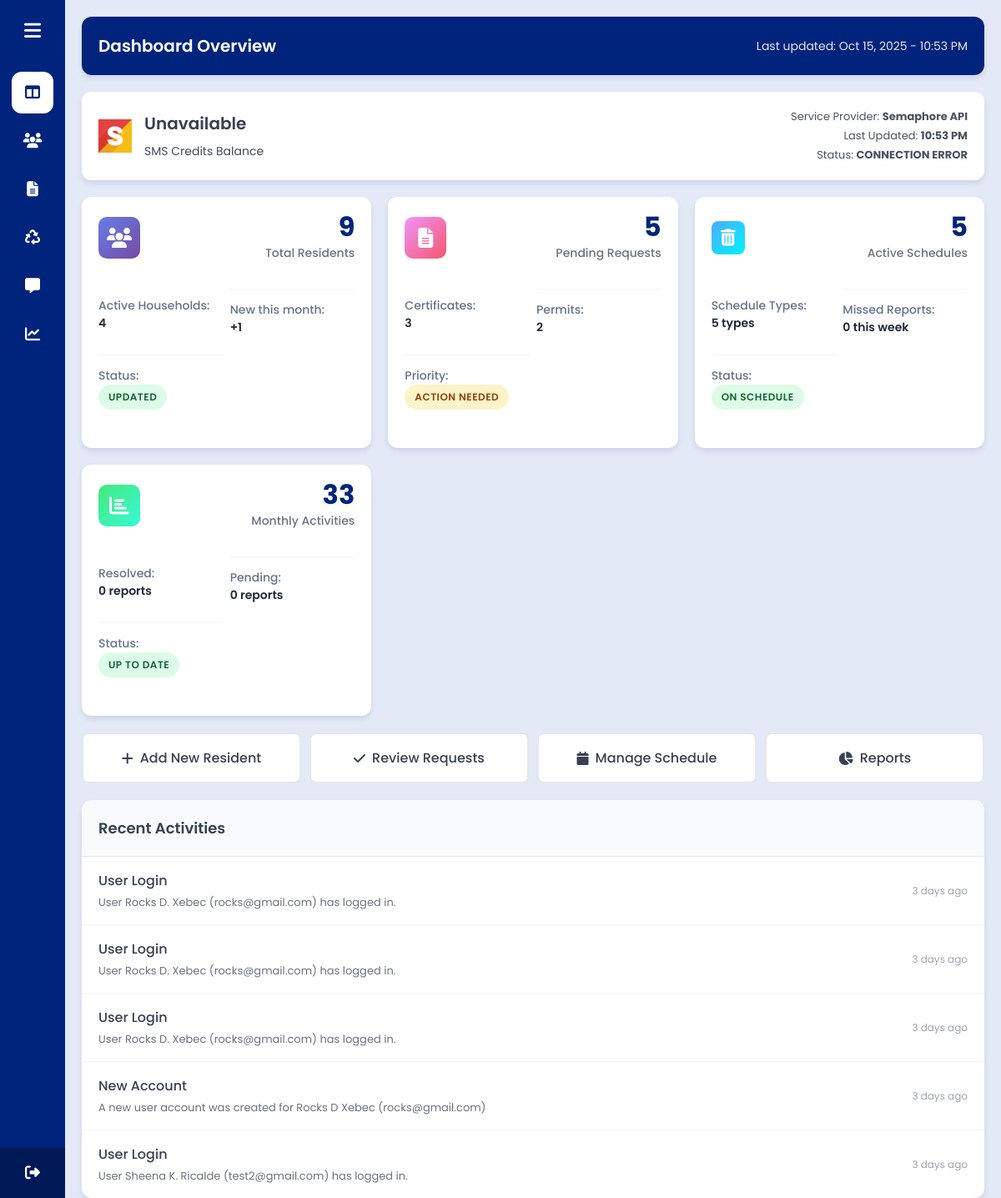
The page /admin/index.php (signed in) on the database its author committed.
### tables this page shows
CREATE TABLE `activity_logs` (
  `id` int(11) NOT NULL,
  `activity` varchar(255) NOT NULL,
  `description` varchar(255) NOT NULL,
  `created_at` datetime NOT NULL DEFAULT current_timestamp()
);

### admin/index.php (the view, shortened to what this page needs)
<?php
require_once("../conn/conn.php");
$credits_data = null;
?>
<!DOCTYPE html>
<html lang="en" dir="ltr">
<head>
    <?php include '../components/header_links.php'; ?>
    <?php include '../components/admin_side_header.php'; ?>
</head>
<body>
    <?php include '../components/sidebar.php'; ?>
    <section class="home-section">
        <div class="table-container">
            <div class="table-header">
                <h2 class="table-title">Dashboard Overview</h2>
                <div class="table-actions">
                    <span style="color: #e5e7eb; font-size: 14px;">Last updated:
                        <?php echo date('M d, Y - g:i A'); ?></span>
                </div>
            </div>
        </div>
        <div class="table-container" style="background: #fff; margin-bottom: 20px;">
            <div class="table-header" style="background: #fff;">
                <div style="display: flex; align-items: center; gap: 15px;">
                    <img src="../assets/logo/semaphore.png" alt="SMS"
                        style="width: 40px; height: 40px; object-fit: contain;">
                    <div>
                        <h2 class="table-title" style="color: #374151;margin-bottom: 5px;">
                            <?php
                            if ($credits_data && isset($credits_data['credit_balance'])) {
                                echo number_format($credits_data['credit_balance'], 2);
                            } else {
                                echo 'Unavailable';
                            }
                            ?>
                        </h2>
                        <span style="color: #374151; font-size: 14px; opacity: 0.95;">SMS Credits Balance</span>
                    </div>
                </div>
                <div class="table-actions" style="display: flex; align-items: center; gap: 20px;">
                    <div style="text-align: right;">
                        <div style="color: #374151;font-size: 13px; opacity: 0.9; margin-bottom: 3px;">Service Provider:
                            <strong>Semaphore API</strong>
                        </div>
                        <div style="color: #374151;font-size: 13px; opacity: 0.9; margin-bottom: 3px;">Last Updated:
                            <strong><?php echo date('g:i A'); ?></strong>
                        </div>
                        <div style="color: #374151;font-size: 13px; opacity: 0.9;">
                            Status:
                            <?php
                            if ($credits_data && isset($credits_data['credit_balance'])) {
                                $balance = floatval($credits_data['credit_balance']);
                                if ($balance >= 100) {
                                    echo '<strong>HEALTHY BALANCE</strong>';
                                } elseif ($balance >= 50) {
                                    echo '<strong>LOW BALANCE</strong>';
                                } elseif ($balance > 0) {
                                    echo '<strong>CRITICAL</strong>';
                                } else {
                                    echo '<strong>NO CREDITS</strong>';
                                }
                            } else {
                                echo '<strong>CONNECTION ERROR</strong>';
                            }
                            ?>
                        </div>
                    </div>
                </div>
            </div>
        </div>
        <?php
        $totalResidentsQuery = $conn->query("SELECT COUNT(*) as total FROM user WHERE status = 'active'");
        $totalResidents = $totalResidentsQuery->fetch_assoc()['total'];
        $activeHouseholdsQuery = $conn->query("SELECT COUNT(DISTINCT CONCAT(house_number, street_name)) as total FROM user WHERE status = 'active' AND house_number IS NOT NULL");
        $activeHouseholds = $activeHouseholdsQuery->fetch_assoc()['total'];
        $currentMonth = date('Y-m');
        $newResidentsQuery = $conn->query("SELECT COUNT(*) as total FROM user WHERE DATE_FORMAT(created_at, '%Y-%m') = '$currentMonth'");
        $newResidents = $newResidentsQuery->fetch_assoc()['total'];
        $pendingRequestsQuery = $conn->query("SELECT COUNT(*) as total FROM document_requests WHERE status = 'pending'");
        $pendingRequests = $pendingRequestsQuery->fetch_assoc()['total'];
        $certificatesQuery = $conn->query("SELECT COUNT(*) as total FROM document_requests dr
                                           JOIN document_types dt ON dr.document_type_id = dt.id
                                           WHERE dr.status = 'pending' AND dt.type = 'certificate'");
        $pendingCertificates = $certificatesQuery->fetch_assoc()['total'];
        $permitsQuery = $conn->query("SELECT COUNT(*) as total FROM document_requests dr
                                      JOIN document_types dt ON dr.document_type_id = dt.id
                                      WHERE dr.status = 'pending' AND dt.type = 'permit'");
        $pendingPermits = $permitsQuery->fetch_assoc()['total'];
        $activeSchedulesQuery = $conn->query("SELECT COUNT(*) as total FROM waste_schedules WHERE is_active = 1");
        $activeSchedules = $activeSchedulesQuery->fetch_assoc()['total'];
        $startOfWeek = date('Y-m-d', strtotime('monday this week'));
        $missedReportsQuery = $conn->query("SELECT COUNT(*) as total FROM missed_collections
                                            WHERE created_at >= '$startOfWeek' AND status = 'pending'");
        $missedReports = $missedReportsQuery->fetch_assoc()['total'];
        $activityLogsQuery = $conn->query("SELECT COUNT(*) as total FROM activity_logs
                                           WHERE DATE_FORMAT(created_at, '%Y-%m') = '$currentMonth'");
        $monthlyActivities = $activityLogsQuery->fetch_assoc()['total'];
        $resolvedReportsQuery = $conn->query("SELECT COUNT(*) as total FROM missed_collections
                                              WHERE DATE_FORMAT(resolved_date, '%Y-%m') = '$currentMonth'
                                              AND status = 'resolved'");
        $resolvedReports = $resolvedReportsQuery->fetch_assoc()['total'];
        $pendingMissedQuery = $conn->query("SELECT COUNT(*) as total FROM missed_collections WHERE status = 'pending'");
        $pendingMissedReports = $pendingMissedQuery->fetch_assoc()['total'];
        ?>
        <div class="dashboard-grid">
            <div class="dashboard-card">
                <div class="card-header">
                    <div class="card-icon residents-icon">
                        <i class="fas fa-users"></i>
                    </div>
                    <div class="card-info">
                        <h3 class="card-number"><?php echo number_format($totalResidents); ?></h3>
                        <p class="card-title">Total Residents</p>
                    </div>
                </div>
                <div class="card-body">
                    <div class="card-details">
                        <span class="detail-label">Active Households:</span>
                        <span class="detail-value"><?php echo number_format($activeHouseholds); ?></span>
                    </div>
                    <div class="card-details">
                        <span class="detail-label">New this month:</span>
                        <span class="detail-value">+<?php echo $newResidents; ?></span>
                    </div>
                    <div class="card-details">
                        <span class="detail-label">Status:</span>
                        <span class="status-badge <?php echo $newResidents > 0 ? 'badge-success' : 'badge-info'; ?>">
                            <?php echo $newResidents > 0 ? 'Updated' : 'No Changes'; ?>
                        </span>
                    </div>
                </div>
            </div>
            <div class="dashboard-card">
                <div class="card-header">
                    <div class="card-icon requests-icon">
                        <i class="fas fa-file-alt"></i>
                    </div>
                    <div class="card-info">
                        <h3 class="card-number"><?php echo $pendingRequests; ?></h3>
                        <p class="card-title">Pending Requests</p>
                    </div>
                </div>
                <div class="card-body">
                    <div class="card-details">
                        <span class="detail-label">Certificates:</span>
                        <span class="detail-value"><?php echo $pendingCertificates; ?></span>
                    </div>
                    <div class="card-details">
                        <span class="detail-label">Permits:</span>
                        <span class="detail-value"><?php echo $pendingPermits; ?></span>
                    </div>
                    <div class="card-details">
                        <span class="detail-label">Priority:</span>
                        <span
                            class="status-badge <?php echo $pendingRequests > 0 ? 'badge-warning' : 'badge-success'; ?>">
                            <?php echo $pendingRequests > 0 ? 'Action Needed' : 'All Clear'; ?>
                        </span>
                    </div>
                </div>
            </div>
            <div class="dashboard-card">
                <div class="card-header">
                    <div class="card-icon waste-icon">
                        <i class="fas fa-trash-alt"></i>
                    </div>
                    <div class="card-info">
                        <h3 class="card-number"><?php echo $activeSchedules; ?></h3>
                        <p class="card-title">Active Schedules</p>
                    </div>
                </div>
                <div class="card-body">
                    <div class="card-details">
                        <span class="detail-label">Schedule Types:</span>
                        <span class="detail-value"><?php echo $activeSchedules; ?> types</span>
                    </div>
                    <div class="card-details">
                        <span class="detail-label">Missed Reports:</span>
                        <span class="detail-value"><?php echo $missedReports; ?> this week</span>
                    </div>
                    <div class="card-details">
                        <span class="detail-label">Status:</span>
                        <span
                            class="status-badge <?php echo $missedReports == 0 ? 'badge-success' : 'badge-warning'; ?>">
                            <?php echo $missedReports == 0 ? 'On Schedule' : 'Issues Reported'; ?>
                        </span>
                    </div>
                </div>
            </div>
            <div class="dashboard-card">
                <div class="card-header">
                    <div class="card-icon reports-icon">
                        <i class="fas fa-chart-bar"></i>
                    </div>
                    <div class="card-info">
                        <h3 class="card-number"><?php echo $monthlyActivities; ?></h3>
                        <p class="card-title">Monthly Activities</p>
                    </div>
                </div>
                <div class="card-body">
                    <div class="card-details">
                        <span class="detail-label">Resolved:</span>
                        <span class="detail-value"><?php echo $resolvedReports; ?> reports</span>
                    </div>
                    <div class="card-details">
                        <span class="detail-label">Pending:</span>
                        <span class="detail-value"><?php echo $pendingMissedReports; ?> reports</span>
                    </div>
                    <div class="card-details">
                        <span class="detail-label">Status:</span>
                        <span class="status-badge <?php
                        if ($pendingMissedReports == 0) {
                            echo 'badge-success';
                        } elseif ($pendingMissedReports <= 5) {
                            echo 'badge-info';
                        } else {
                            echo 'badge-warning';
                        }
                        ?>">
                            <?php
                            if ($pendingMissedReports == 0) {
                                echo 'Up to Date';
                            } elseif ($pendingMissedReports <= 5) {
                                echo 'On Track';
                            } else {
                                echo 'Needs Attention';
                            }
                            ?>
                        </span>
                    </div>
                </div>
            </div>
        </div>
        <div class="quick-actions">
            <a href="residents.php" class="action-btn">
                <i class="fas fa-plus"></i>
                Add New Resident
            </a>
            <a href="request_certificates.php" class="action-btn">
                <i class="fas fa-check"></i>
                Review Requests
            </a>
            <a href="waste_management.php" class="action-btn">
                <i class="fas fa-calendar"></i>
                Manage Schedule
            </a>
            <a href="reports.php" class="action-btn">
                <i class="fas fa-chart-pie"></i>
                Reports
            </a>
        </div>
        <div class="recent-section">
            <div class="recent-header">
                <h3 class="recent-title">Recent Activities</h3>
            </div>
            <ul class="recent-list">
                <?php
                $stmt = $conn->prepare("SELECT activity, description, created_at
                                FROM activity_logs
                                ORDER BY created_at DESC
                                LIMIT 5");
                $stmt->execute();
                $result = $stmt->get_result();
                if ($result->num_rows > 0) {
                    while ($row = $result->fetch_assoc()) {
                        $createdAt = new DateTime($row["created_at"], new DateTimeZone('Asia/Manila'));
                        $now = new DateTime("now", new DateTimeZone('Asia/Manila'));
                        $diff = $now->diff($createdAt);
                        if ($diff->y > 0) {
                            $timeAgo = $diff->y . " year" . ($diff->y > 1 ? "s" : "") . " ago";
                        } elseif ($diff->m > 0) {
                            $timeAgo = $diff->m . " month" . ($diff->m > 1 ? "s" : "") . " ago";
                        } elseif ($diff->d > 0) {
                            $timeAgo = $diff->d . " day" . ($diff->d > 1 ? "s" : "") . " ago";
                        } elseif ($diff->h > 0) {
                            $timeAgo = $diff->h . " hour" . ($diff->h > 1 ? "s" : "") . " ago";
                        } elseif ($diff->i > 0) {
                            $timeAgo = $diff->i . " minute" . ($diff->i > 1 ? "s" : "") . " ago";
                        } else {
                            $timeAgo = "Just now";
                        }
                        ?>
                        <li class="recent-item">
                            <div class="item-info">
                                <h4 class="item-title"><?php echo htmlspecialchars($row["activity"]); ?></h4>
                                <p class="item-subtitle"><?php echo htmlspecialchars($row["description"]); ?></p>
                            </div>
                            <span class="item-time"><?php echo $timeAgo; ?></span>
                        </li>
                        <?php
                    }
                } else {
                    echo "<li class='recent-item'><div class='item-info'><p>No recent activities found</p></div></li>";
                }
                ?>
            </ul>
        </div>
    </section>
</body>
</html>

### rows shown on the page
activity_logs: activity "User Login", description "User Rocks D. Xebec (rocks@gmail.com) has logged in.", created_at "3 days ago"
activity_logs: activity "User Login", description "User Rocks D. Xebec (rocks@gmail.com) has logged in.", created_at "3 days ago"
activity_logs: activity "User Login", description "User Rocks D. Xebec (rocks@gmail.com) has logged in.", created_at "3 days ago"
activity_logs: activity "New Account", description "A new user account was created for Rocks D Xebec (rocks@gmail.com)", created_at "3 days ago"
activity_logs: activity "User Login", description "User Sheena K. Ricalde (test2@gmail.com) has logged in.", created_at "3 days ago"

### other values the page prints
$totalResidents "9"
$activeHouseholds "4"
$newResidents "1"
$pendingRequests "5"
$pendingCertificates "3"
$pendingPermits "2"
$activeSchedules "5"
$missedReports "0"
$monthlyActivities "33"
$resolvedReports "0"
$pendingMissedReports "0"
